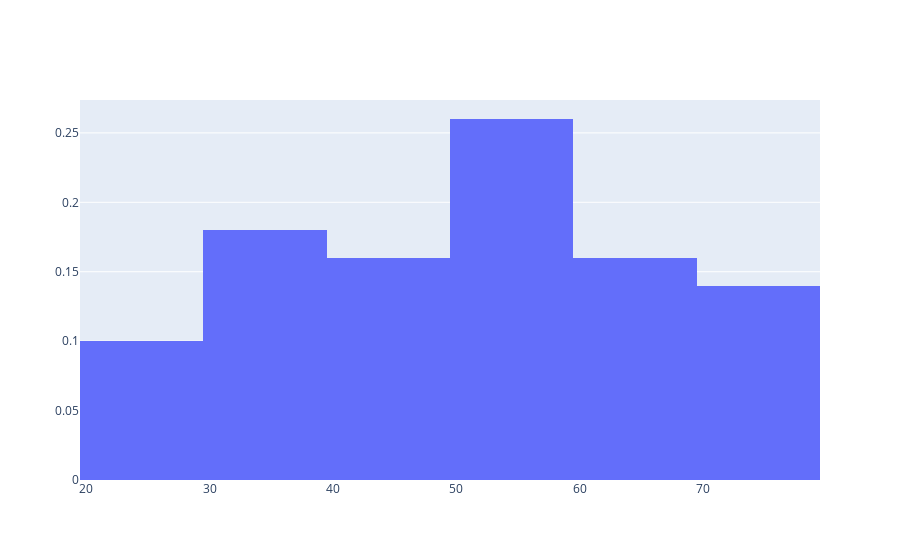

The code cell stored with this chart in its notebook:
### Code cell
# create a graph object in the figure's data list with any of the named arguments or attributes
#  taken from https://plot.ly/python/histograms/


import plotly.graph_objects as go 

import numpy as np

x = np.random.randint(18,80, size=50)


fig = go.Figure(data=[go.Histogram(x=x, histnorm='probability')]) # create a figure specifications for display in the plotly

fig.show()

### Figure 1 — Plotly figure (JSON) as saved in the notebook; plotly's stock layout.template omitted (floating-point values rounded to 4 significant figures)
{"data": [{"histnorm": "probability", "type": "histogram", "x": [46, 75, 60, 49, 71, 27, 59, 75, 42, 63, 72, 47, 70, 30, 36, 60, 29, 59, 54, 66, 34, 48, 69, 60, 38, 75, 53, 59, 35, 20, 39, 47, 54, 63, 64, 34, 45, 26, 46, 20, 53, 31, 59, 75, 54, 54, 58, 36, 51, 56]}], "layout": {}}
